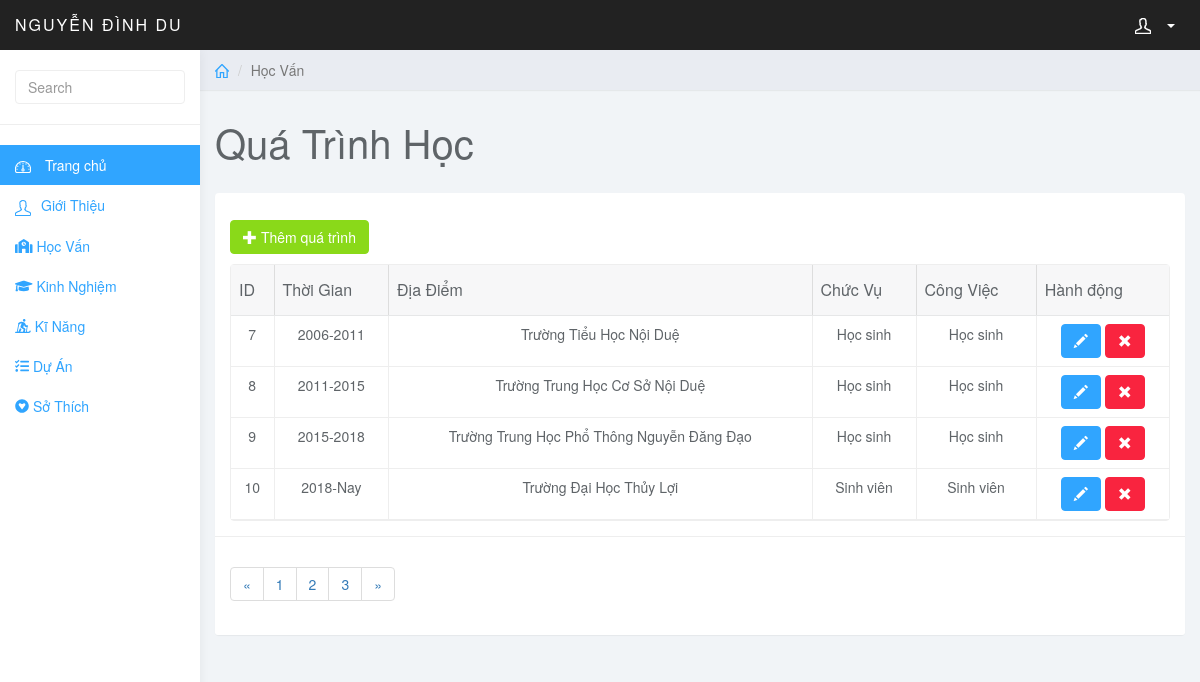
Page /admin/index.php?page=hocvan (signed in) on the committed database.
### tables this page shows
CREATE TABLE `hocvan` (
  `id` int(10) NOT NULL,
  `giaidoan` varchar(50) DEFAULT NULL,
  `text` varchar(255) DEFAULT NULL,
  `chucvu` varchar(255) NOT NULL,
  `congviec` varchar(255) NOT NULL
);

### admin/hocvan.php (the view, shortened to what this page needs)
<?php
include('../config/connect.php');
$sql = "SELECT * FROM hocvan";
$query =mysqli_query($conn, $sql);
?>
<div class="col-sm-9 col-sm-offset-3 col-lg-10 col-lg-offset-2 main">
    <div class="row">
        <ol class="breadcrumb">
            <li><a href="#"><svg class="glyph stroked home">
                        <use xlink:href="#stroked-home"></use>
                    </svg></a></li>
            <li class="active">Học Vấn</li>
        </ol>
    </div>
    <div class="row">
        <div class="col-lg-12">
            <h1 class="page-header">Quá Trình Học</h1>
        </div>
    </div>
    <div id="toolbar" class="btn-group">
        <a href="index.php?page=add_hocvan" class="btn btn-success">
            <i class="glyphicon glyphicon-plus"></i> Thêm quá trình
        </a>
    </div>
    <div class="row">
        <div class="col-lg-12">
            <div class="panel panel-default">
                <div class="panel-body">
                    <table style="text-align: center;" data-toolbar="#toolbar" data-toggle="table">
                        <thead>
                            <tr>
                                <th data-field="id" data-sortable="true">ID</th>
                                <th data-field="name" data-sortable="true">Thời Gian</th>
                                <th>Địa Điểm</th>
                                <th>Chức Vụ</th>
                                <th>Công Việc</th>
                                <th>Hành động</th>
                            </tr>
                        </thead>
                        <tbody>
                            <?php
                            while($row = mysqli_fetch_array($query)){
                            ?>
                            <tr>
                                <td style="">
                                <?php echo $row['id'];?>
                                </td>
                                <td style="">
                                <?php echo $row['giaidoan'];?>
                                </td>
                                <td style="">
                                <?php echo $row['text'];?>
                                </td>
                                <td style="">
                                <?php echo $row['chucvu'];?>
                                </td>
                                <td style="">
                                <?php echo $row['congviec'];?>
                                </td>
                                <td class="form-group">
											<a href="index.php?page=edit_hocvan&id=<?php echo $row['id']; ?>" class="btn btn-primary"><i class="glyphicon glyphicon-pencil"></i></a>
											<a onclick="return confirm('Bạn muốn xóa không ?')" href="index.php?page=del_hocvan&id=<?php echo $row['id']; ?>" class="btn btn-danger"><i class="glyphicon glyphicon-remove"></i></a>
										</td>
                            </tr>
                        <?php } ?>
                        </tbody>
                    </table>
                </div>
                <div class="panel-footer">
                    <nav aria-label="Page navigation example">
                        <ul class="pagination">
                            <li class="page-item"><a class="page-link" href="#">&laquo;</a></li>
                            <li class="page-item"><a class="page-link" href="#">1</a></li>
                            <li class="page-item"><a class="page-link" href="#">2</a></li>
                            <li class="page-item"><a class="page-link" href="#">3</a></li>
                            <li class="page-item"><a class="page-link" href="#">&raquo;</a></li>
                        </ul>
                    </nav>
                </div>
            </div>
        </div>
    </div>
</div>

### admin/index.php (shortened to what this page needs)
<?php
if(isset($_SESSION['email']) && isset($_SESSION['pass'])){
 include_once('admin.php');
}
else{
    include_once('login.php');
}
?>

### admin/admin.php (shortened to what this page needs)
<!DOCTYPE html>
<html>
<head>
    <link href="css/bootstrap.min.css" rel="stylesheet" />
    <link href="css/datepicker3.css" rel="stylesheet" />
    <link href="css/bootstrap-table.css" rel="stylesheet" />
    <link href="css/styles.css" rel="stylesheet" />
</head>
<body>
    <nav class="navbar navbar-inverse navbar-fixed-top" role="navigation">
        <div class="container-fluid">
            <div class="navbar-header">
                <a class="navbar-brand" href="#">Nguyễn Đình Du</a>
                <ul class="user-menu">
                    <li class="dropdown pull-right">
                        <a href="#" class="dropdown-toggle" data-toggle="dropdown"><svg
									class="glyph stroked male-user">
									<use xlink:href="#stroked-male-user"></use>
								</svg>
								<span class="caret"></span></a>
                    </li>
                </ul>
            </div>
        </div>
    </nav>
    <div id="sidebar-collapse" class="col-sm-3 col-lg-2 sidebar">
        <form role="search">
            <div class="form-group">
                <input type="text" class="form-control" placeholder="Search" />
            </div>
        </form>
        <ul class="nav menu">
            <li class="active">
                <a href="admin.php"><svg class="glyph stroked dashboard-dial">
							<use xlink:href="#stroked-dashboard-dial"></use>
						</svg>
						Trang chủ</a>
            </li>
            <li>
                <a href="index.php?page=user"><svg class="glyph stroked male user">
							<use xlink:href="#stroked-male-user" /></svg>Giới Thiệu</a>
            </li>
            <li>
                <a href="index.php?page=hocvan">
                    <i class="fas fa-school"></i> Học Vấn</a>
            </li>
            <li>
                <a href="index.php?page=kinhnghiem"><i class="fas fa-graduation-cap"></i>
					Kinh Nghiệm</a>
            </li>
            <li>
                <a href="index.php?page=kinang"><i class="fas fa-skiing-nordic"></i>
						Kĩ Năng</a>
            </li>
            <li>
                <a href="index.php?page=duan"><i class="fas fa-tasks"></i>
						Dự Án</a>
            </li>
            <li>
                <a href="index.php?page=sothic"><i class="fab fa-gratipay"></i>
						Sở Thích</a>
            </li>
        </ul>
    </div>
    <?php
    if (isset($_GET['page'])) {
		switch ($_GET['page']) {
			case 'hocvan':
				include_once('hocvan.php');
				break;
		}
	} else {
		include_once('dashboard.php');
	}
    ?>
</body>
</html>

### admin/css/styles.css (style rules this page uses)
body { background: #f1f4f7; padding-top: 50px; color: #5f6468; }
a, a:hover, a:focus { color: #30a5ff; }
h1, h2, h3, h4, h5, h6 { color: #5f6468; }
h1 { font-weight: 300; font-size: 40px; }
.form-control { border: 1px solid #eee; box-shadow: none; }
.navbar-header .navbar-brand { color: #fff; font-size: 16px; text-transform: uppercase; font-weight: 500; letter-spacing: 2px; }
.btn-primary, .btn-primary:hover, .btn-primary:focus, .btn-primary:active, .btn-primary.active, .open>.dropdown-toggle.btn-primary, .btn-primary.disabled, .btn-primary[disabled], fieldset[disabled] .btn-primary, .btn-primary.disabled:hover, .btn-primary[disabled]:hover, fieldset[disabled] .btn-primary:hover, .btn-primary.disabled:focus, .btn-primary[disabled]:focus, fieldset[disabled] .btn-primary:focus, .btn-primary.disabled:active, .btn-primary[disabled]:active, fieldset[disabled] .btn-primary:active, .btn-primary.disabled.active, .btn-primary[disabled].active, fieldset[disabled] .btn-primary.active { background-color: #30a5ff; border-color: #30a5ff; }
.btn-success, .btn-success:hover, .btn-success:focus, .btn-success:active, .btn-success.active, .open>.dropdown-toggle.btn-success, .btn-success.disabled, .btn-success[disabled], fieldset[disabled] .btn-success, .btn-success.disabled:hover, .btn-success[disabled]:hover, fieldset[disabled] .btn-success:hover, .btn-success.disabled:focus, .btn-success[disabled]:focus, fieldset[disabled] .btn-success:focus, .btn-success.disabled:active, .btn-success[disabled]:active, fieldset[disabled] .btn-success:active, .btn-success.disabled.active, .btn-success[disabled].active, fieldset[disabled] .btn-success.active { background-color: #8ad919; border-color: #8ad919; }
.btn-danger, .btn-danger:hover, .btn-danger:focus, .btn-danger:active, .btn-danger.active, .open>.dropdown-toggle.btn-danger, .btn-danger.disabled, .btn-danger[disabled], fieldset[disabled] .btn-danger, .btn-danger.disabled:hover, .btn-danger[disabled]:hover, fieldset[disabled] .btn-danger:hover, .btn-danger.disabled:focus, .btn-danger[disabled]:focus, fieldset[disabled] .btn-danger:focus, .btn-danger.disabled:active, .btn-danger[disabled]:active, fieldset[disabled] .btn-danger:active, .btn-danger.disabled.active, .btn-danger[disabled].active, fieldset[disabled] .btn-danger.active { background-color: #f9243f; border-color: #f9243f; }
.panel { border: 0; }
.panel-footer { background: #fff; border-top: 1px solid #eee; }
.navbar { border: 0; }
.user-menu { display: inline-block; margin-top: 14px; margin-right: 10px; float: right; list-style: none; padding: 0; }
.user-menu a { color: #fff; }
.sidebar { display: block; background-color: #fff; padding: 0; display: none; }
.sidebar form { padding: 20px 15px 5px 15px; border-bottom: 1px solid #eee; margin-bottom: 20px; }
@media (min-width: 768px) { .sidebar { display: block; position: fixed; top: 50px; bottom: 0; left: 0; z-index: 1000; display: block; margin: 0; padding: 0; overflow-x: hidden; overflow-y: auto; background-color: #fff; box-shadow: 1px 0px 10px rgba(0, 0, 0, .05); } }
@media (min-width: 768px) { .navbar-header { width: 100%; } }
.sidebar ul.nav .active a, .sidebar ul.nav li.parent a.active, .sidebar ul.nav .active>a:hover, .sidebar ul.nav li.parent a.active:hover, .sidebar ul.nav .active>a:focus, .sidebar ul.nav li.parent a.active:focus { color: #fff; background-color: #30a5ff; }
.breadcrumb { border-radius: 0; padding: 10px 15px; background: #e9ecf2; box-shadow: 0 1px 1px rgba(0, 0, 0, .05); margin: 0; }
h1.page-header { margin-top: 30px; border-bottom: 0; }
.table { background: #fff; }
.sidebar .glyph, .user-menu .glyph { height: 16px; width: 16px; margin: 0 10px 0 0; stroke-width: 3px; }
.user-menu .glyph { stroke-width: 4px; }
.breadcrumb .glyph { height: 14px; width: 14px; margin: -2px 0 0 0; stroke-width: 4px; }

### rows in the picture
hocvan: id "7", giaidoan "2006-2011", text "Trường Tiểu Học Nội Duệ", chucvu "Học sinh", congviec "Học sinh"
hocvan: id "8", giaidoan "2011-2015", text "Trường Trung Học Cơ Sở Nội Duệ", chucvu "Học sinh", congviec "Học sinh"
hocvan: id "9", giaidoan "2015-2018", text "Trường Trung Học Phổ Thông Nguyễn Đăng Đạo", chucvu "Học sinh", congviec "Học sinh"
hocvan: id "10", giaidoan "2018-Nay", text "Trường Đại Học Thủy Lợi", chucvu "Sinh viên", congviec "Sinh viên"
